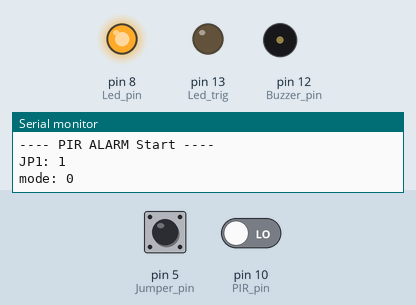
Bench run of a sketch on a simulated Arduino Uno, built with avr-gcc and run on an emulated ATmega328P. Parts: output pins drawn as LEDs (lit = HIGH), buzzer (waves = sounding, pin HIGH), the last lines printed to the serial monitor. The inputs (shaded band) are chosen by the test bench; at power-on: pin 5 (Jumper_pin) HIGH, pin 10 (PIR_pin) LOW.

Above: at 1.1 s.
At 30.1 s:
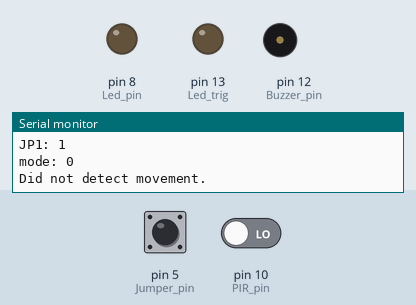
Timing chart, 0 to 31.6 s (numbered marks = the images above):
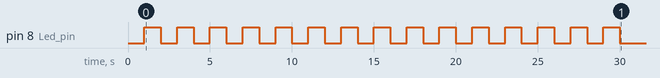

The sketch:

PIR_alarm.ino
```cpp
//******************* HEADER **************
/*
  Name : PIR_ALARM
  Title : PIR Alarm
  Description : An Arduino based passive infrared red (PIR) Alarm. Input from Jumper and PIR sensor.
  Output to Buzzer ,  and Status LED's.
  Author: Gavin Lyons
  MC: ATMega328p stand-only also tested on arduino Uno and Nano
  URL:https://github.com/gavinlyonsrepo/PIR_Alarm
  Date: 12-03-19
  IDE: Arduino v 1.8.9
*/

//********************** GLOBALS ***************
//var to hold mode based on jumper input
uint8_t  mode = 0;
uint8_t  AlarmCount = 0;

//**********************DEFINES ***************
// GPIO pins
#define Jumper_pin 5
#define Buzzer_pin 12
#define Led_pin 8
#define PIR_pin 10
#define Led_trig 13

// delay
#define myDelay 1000
#define InitDelay 15 // number of (myDelays*2) for PIR init delay
#define AlarmDelay 120 //number of myDelays for alarm state
#define AlarmMAX 10 //alarm go off X times

//********************** SETUP ************************
void setup() {
  GPIO_Setup();
  Serial_Setup();
  Check_Jumper();
  Init_Delay();
}

//******************* MAIN LOOP *****************
void loop() {
  Check_Alarm();
}
// ********************* END OF MAIN **************

// ********************* FUNCTION SPACE ****************

// Function check jumper ,Run at Setup
// check  if switch/jumpers are set for modes setup.
void Check_Jumper()
{
  boolean JP1;
  JP1 = digitalRead(Jumper_pin);
  Serial.print("JP1: ");
  Serial.println(JP1);

  if (JP1 == 1)  {
    mode = 0; //LED only
  }
  else  if  (JP1 == 0) {
    mode = 1; //buzzer and LED

  }
  Serial.print("mode: ");
  Serial.println(mode);
}

//Function GPIO setup , run at setup setups
void GPIO_Setup(void)
{
  //Pir pin
  pinMode(PIR_pin, INPUT);
  //digitalWrite(Jumper_pin, HIGH);

  ////Internal resistors for jumpers
  pinMode(Jumper_pin, INPUT);
  digitalWrite(Jumper_pin, HIGH);

  // initialize the LED pin as an output:
  pinMode(Led_pin, OUTPUT);
  digitalWrite(Led_pin, LOW);

  // initialize the LED pin as an output:
  pinMode(Led_trig, OUTPUT);
  digitalWrite(Led_trig, LOW);

  // initialize the LED pin as an output:
  pinMode(Buzzer_pin, OUTPUT);
  digitalWrite(Buzzer_pin, LOW);
}

// Function Serial_setup , run at setup,  setups serial comms
//only needed for debug.
void Serial_Setup()
{
  // Serial debug
  Serial.begin(9600);
  Serial.println("---- PIR ALARM Start ----");
}

//Function to Check the alarm Condition
void Check_Alarm(void)
{
  if (digitalRead(PIR_pin) == HIGH) {
    delay(25); //check again to check for a glitch in voltage line
    if (digitalRead(PIR_pin) == HIGH) {
      Output_Alarm();
    }
  }
  else if (digitalRead(PIR_pin) == LOW)
  {
    Serial.println("Did not detect movement.");
    delay(myDelay); // Stop serial monitor getting flooded
  }
}

//Function: OutputAlarm , If alarm condition detected , actions.
void Output_Alarm(void)
{
  Serial.println("Movement detected.");
  digitalWrite(Led_trig, HIGH);
  AlarmCount++;
  switch (mode)
  {
    case 0:
      //LED only
      digitalWrite(Led_pin, HIGH);
      for (uint8_t i = 0; i < AlarmDelay ; i++)
      {
        delay(myDelay);
      }
      break;

    case 1: //buzzer and LED only
      digitalWrite(Led_pin, HIGH);
      if (AlarmCount < AlarmMAX) // Stop false triggers causing buzzer
      {
        digitalWrite(Buzzer_pin, HIGH);
      }
      for (uint8_t i = 0; i < AlarmDelay ; i++)
      {
        delay(myDelay);
      }
      break;

  }
  delay(myDelay);
  digitalWrite(Buzzer_pin, LOW);
  digitalWrite(Led_pin, LOW);
}

//inital delay at setup PIR sensor needs this.
void Init_Delay(void)
{
  digitalWrite(Led_pin, HIGH);

  for (uint8_t i = 0; i < InitDelay ; i++)
  {
    digitalWrite(Led_pin, LOW);
    delay(myDelay);
    digitalWrite(Led_pin, HIGH);
    delay(myDelay);
  }
  digitalWrite(Led_pin, LOW);
}
//*************************** EOF *****************
```
